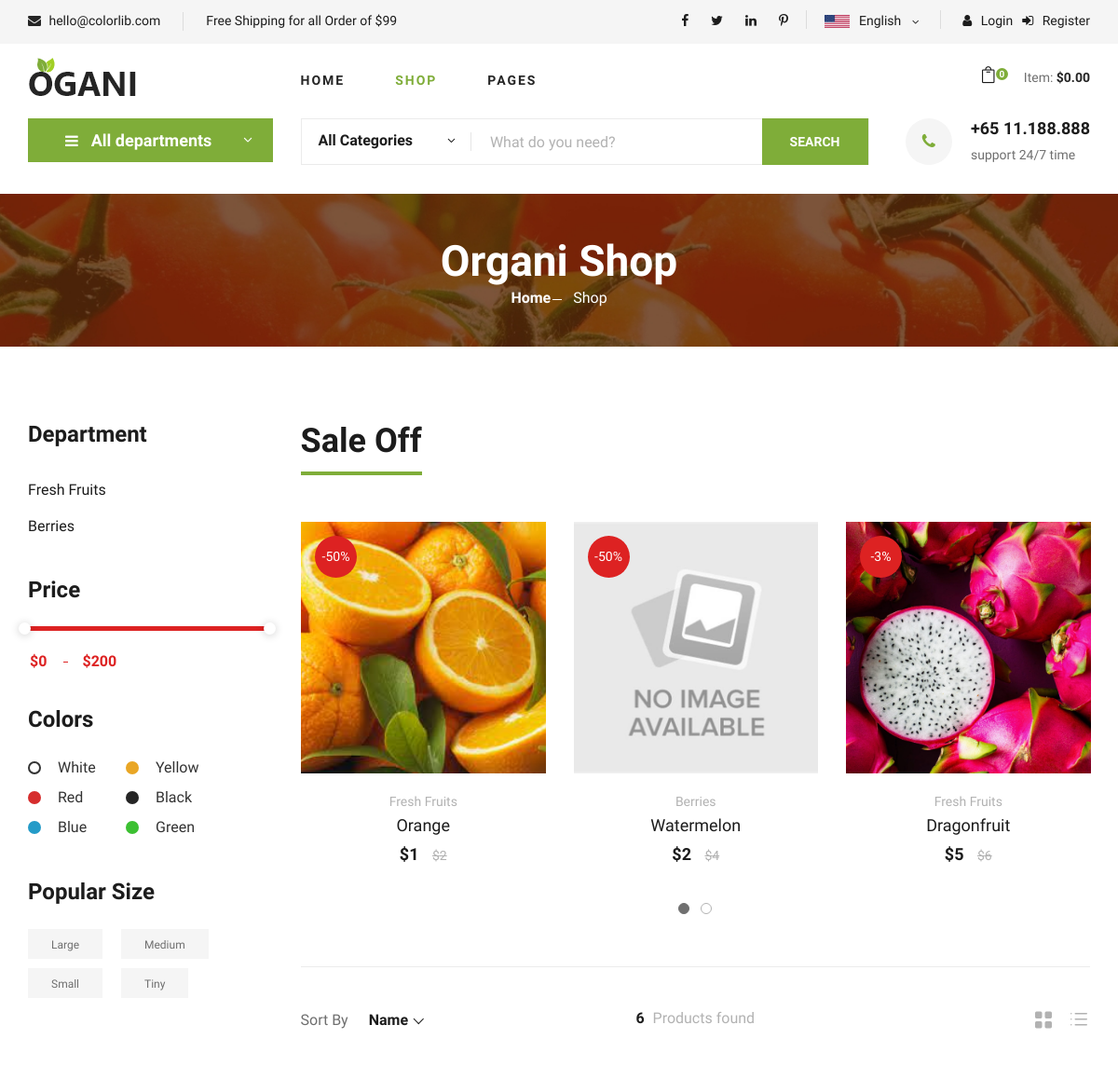
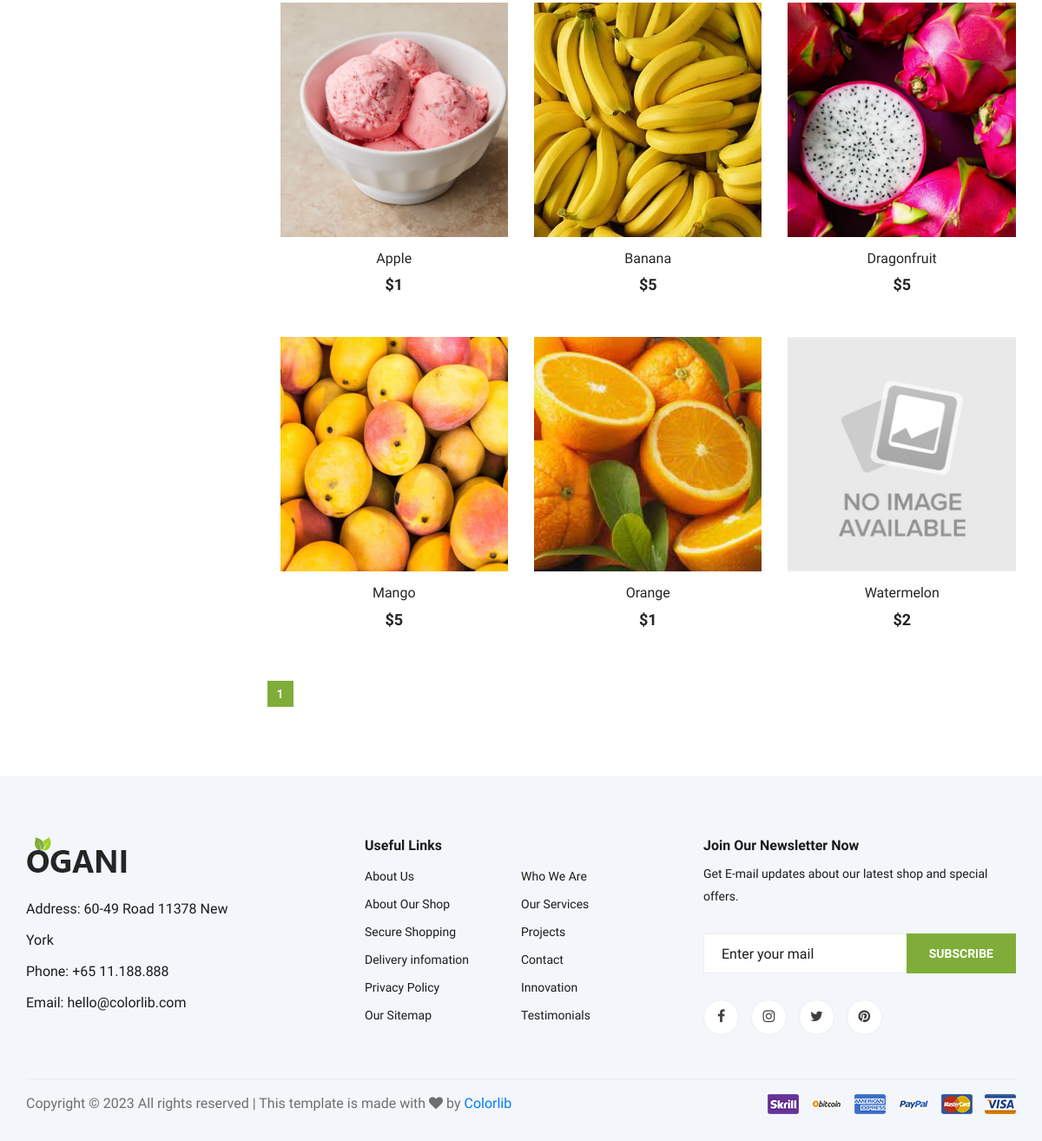
/shop/1, run on the app's committed database (2 pictures, top to bottom).
### tables this page shows
CREATE TABLE `departments` (
  `id` int NOT NULL,
  `category_id` int NOT NULL,
  `name` varchar(255) NOT NULL,
  `sort_order` int NOT NULL DEFAULT '0',
  `created_at` timestamp NOT NULL DEFAULT CURRENT_TIMESTAMP,
  `updated_at` timestamp NOT NULL DEFAULT CURRENT_TIMESTAMP,
  `status` int NOT NULL DEFAULT '1'
);

CREATE TABLE `products` (
  `id` int NOT NULL,
  `name` varchar(255) NOT NULL,
  `weight` float NOT NULL,
  `size` varchar(255) NOT NULL,
  `color` varchar(255) NOT NULL,
  `department_id` int NOT NULL,
  `category_id` int NOT NULL,
  `price` float NOT NULL,
  `availability` int NOT NULL DEFAULT '1',
  `brand` varchar(255) NOT NULL,
  `is_sale` int NOT NULL DEFAULT '0',
  `sale_percent` int DEFAULT '0',
  `old_price` float DEFAULT '0',
  `created_at` timestamp NOT NULL DEFAULT CURRENT_TIMESTAMP,
  `updated_at` timestamp NOT NULL DEFAULT CURRENT_TIMESTAMP,
  `status` int NOT NULL DEFAULT '1'
);

### View/shop/category.php (the view, shortened to what the rows shown need)
<? include_once(ROOT . '/view/layouts/header.php'); ?>
<section class="breadcrumb-section set-bg" data-setbg="/upload/img/breadcrumb.jpg">
    <div class="container">
        <div class="row">
            <div class="col-lg-12 text-center">
                <div class="breadcrumb__text">
                    <h2>Organi Shop</h2>
                    <div class="breadcrumb__option">
                        <a href="/">Home</a>
                        <span>Shop</span>
                    </div>
                </div>
            </div>
        </div>
    </div>
</section>
<section class="product spad">
    <div class="container">
        <div class="row">
            <div class="col-lg-3 col-md-5">
                <div class="sidebar">
                    <div class="sidebar__item">
                        <h4>Department</h4>
                        <ul>
                            <? foreach ($departmentsByCat as $department) : ?>
                                <li><a href="/shop/<?= $department['category_id']; ?>/department-<?= $department['id']; ?>" class="<? if ($this->departmentId == $department['id']) echo 'active'; ?>"><?= $department['name']; ?></a></li>
                            <? endforeach; ?>
                        </ul>
                    </div>
                    <div class="sidebar__item">
                        <h4>Price</h4>
                        <div class="price-range-wrap">
                            <div class="price-range ui-slider ui-corner-all ui-slider-horizontal ui-widget ui-widget-content" data-min="0" data-max="200" class="filter-btn" data-filter="price" data-category="<?= $categoryId ?>">
                                <span tabindex="0" class="ui-slider-handle ui-corner-all ui-state-default"></span>
                                <span tabindex="0" class="ui-slider-handle ui-corner-all ui-state-default"></span>
                            </div>
                            <div class="range-slider">
                                <div class="price-input">
                                    <input type="text" id="minamount" class="filter-btn" data-filter="price" data-category="<?= $categoryId ?>" />
                                    <input type="text" id="maxamount" class="filter-btn" data-filter="price" data-category="<?= $categoryId ?>" />
                                </div>
                            </div>
                        </div>
                    </div>
                    <div class="sidebar__item sidebar__item__color--option">
                        <h4>Colors</h4>
                        <div class="sidebar__item__color sidebar__item__color--white">
                            <label for="white">
                                White
                            </label>
                        </div>
                        <div class="sidebar__item__color sidebar__item__color--gray">
                            <label for="yellow">
                                Yellow
                            </label>
                        </div>
                        <div class="sidebar__item__color sidebar__item__color--red">
                            <label for="red">
                                Red
                            </label>
                        </div>
                        <div class="sidebar__item__color sidebar__item__color--black">
                            <label for="black">
                                Black
                            </label>
                        </div>
                        <div class="sidebar__item__color sidebar__item__color--blue">
                            <label for="blue">
                                Blue
                            </label>
                        </div>
                        <div class="sidebar__item__color sidebar__item__color--green">
                            <label for="green">
                                Green
                            </label>
                        </div>
                    </div>
                    <div class="sidebar__item">
                        <h4>Popular Size</h4>
                        <div class="sidebar__item__size">
                            <label for="large">
                                Large
                            </label>
                        </div>
                        <div class="sidebar__item__size">
                            <label for="medium">
                                Medium
                            </label>
                        </div>
                        <div class="sidebar__item__size">
                            <label for="small">
                                Small
                            </label>
                        </div>
                        <div class="sidebar__item__size">
                            <label for="tiny">
                                Tiny
                            </label>
                        </div>
                    </div>
                </div>
            </div>
            <div class="col-lg-9 col-md-7">
                <div class="product__discount">
                    <div class="section-title product__discount__title">
                        <h2>Sale Off</h2>
                    </div>
                    <div class="row">
                        <? if (count($saleProducts) > 0) : ?>
                            <div class="product__discount__slider owl-carousel">
                                <? for ($i = 0; $i < count($saleProducts); $i++) : ?>
                                    <? foreach ($saleProducts[$i] as $saleProduct) : ?>
                                        <div class="col-lg-4">
                                            <div class="product__discount__item">
                                                <div class="product__discount__item__pic set-bg" data-setbg="<?= ProductService::getImage($saleProduct['id']) ?>">
                                                    <div class="product__discount__percent">
                                                        -<?= $saleProduct['sale_percent']; ?>%
                                                    </div>
                                                </div>
                                                <div class="product__discount__item__text">
                                                    <span><? foreach ($departmentsByCat as $department) if ($department['id'] == $saleProduct['department_id']) echo $department['name']; ?></span>
                                                    <h5><a href="/product/<?= $saleProduct['id']; ?>"><?= $saleProduct['name']; ?></a></h5>
                                                    <div class="product__item__price">
                                                        $<?= $saleProduct['price']; ?> <span>$<?= $saleProduct['old_price']; ?></span>
                                                    </div>
                                                </div>
                                            </div>
                                        </div>
                                    <? endforeach; ?>
                                <? endfor; ?>
                            </div>
                        <? else : ?>
                            <h2>No products on sale</h2>
                        <? endif ?>
                    </div>
                </div>
                <div class="filter__item">
                    <div class="row">
                        <div class="col-lg-4 col-md-5">
                            <div class="filter__sort">
                                <span>Sort By</span>
                            </div>
                        </div>
                        <div class="col-lg-4 col-md-4">
                            <div class="filter__found">
                                <h6><span><?= $total; ?></span> Products found</h6>
                            </div>
                        </div>
                        <div class="col-lg-4 col-md-3">
                            <div class="filter__option">
                                <span class="icon_grid-2x2"></span>
                                <span class="icon_ul"></span>
                            </div>
                        </div>
                    </div>
                </div>
                <div class="row" id="filter">
                    <? foreach ($pageProducts as $product) : ?>
                        <div class="col-lg-4 col-md-6 col-sm-6">
                            <div class="product__item">
                                <div class="product__item__pic set-bg" data-setbg="<?= ProductService::getImage($product['id']) ?>">
                                </div>
                                <div class="product__item__text">
                                    <h6><a href="/product/<?= $product['id']; ?>"><?= $product['name']; ?></a></h6>
                                    <h5>$<?= $product['price'] ?></h5>
                                </div>
                            </div>
                        </div>
                    <? endforeach; ?>
                    <?= $pagination->get(); ?>
                </div>
            </div>
        </div>
    </div>
</section>
<? include_once ROOT . '/view/layouts/footer.php'; ?>

### components/Router.php (shortened to what the rows shown need)
<?php
class Router
{
    private $routes;
    public function __construct()
    {
        $routesPath = ROOT . '/config/routes.php';
        $this->routes = include($routesPath);
    }
    private function getURI()
    {
        if (!empty($_SERVER['REQUEST_URI'])) {
            return trim($_SERVER['REQUEST_URI'], '/');
        }
    }
    public function run()
    {
        $uri = $this->getURI();
        foreach ($this->routes as $uriPattern => $path) {
            if (preg_match("~$uriPattern~", $uri)) {
                $internalRoute = preg_replace("~$uriPattern~", $path, $uri);
                $segments = explode('/', $internalRoute);
                $controllerName = array_shift($segments) . 'Controller';
                $actionName = 'action' . ucfirst(array_shift($segments));
                $parameters = $segments;
                $controllerObject = new $controllerName;
                $result = call_user_func_array(array($controllerObject, $actionName), $parameters);
                if ($result != null) {
                    break;
                }
            }
        }
    }
}

### data on the page
departments: name "Fresh Fruits"
departments: name "Berries"
products: shows a picture, sale_percent "50", name "Orange", price "1", old_price "2"
products: shows a picture, sale_percent "50", name "Watermelon", price "2", old_price "4"
products: shows a picture, sale_percent "3", name "Dragonfruit", price "5", old_price "6"
products: shows a picture, name "Apple", price "1"
products: shows a picture, name "Banana", price "5"
products: shows a picture, name "Mango", price "5"

### other printed values
$this->totalPrice "0.00"
$total "6"
